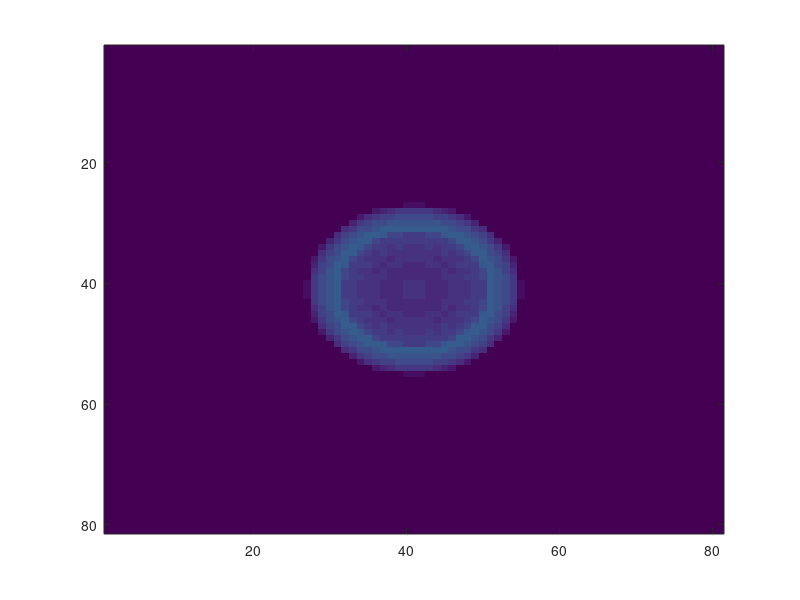
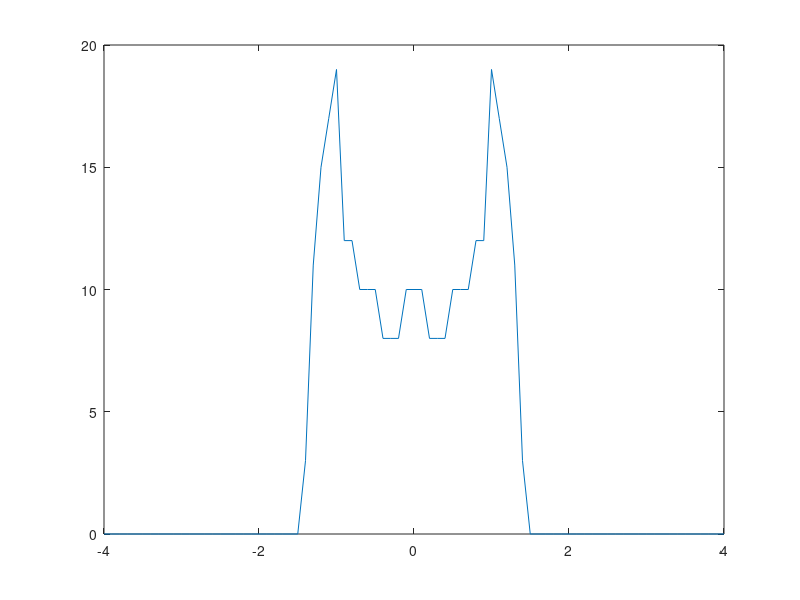

The MATLAB source for these figures, in order:
% Image a 3D annulus
clear all
close all

N = 81;  %Number of points in each direction
dx = 0.1; %Grid dimension
llim = -(round(N-1)/2);
ulim = -llim;
x = [llim:1:ulim]*dx;
y = x;
z = x;

%%Create a digital person, consisting of a sphere imbedded in a sphere
person = zeros(N,N,N);

R1 = 1;
R2 = 2;
mu1 = 0;
mu2 = 1;

for i = 1:N
    for j = 1:N
        for k = 1:N
            val = x(i)*x(i) + y(j)*y(j) + z(k)*z(k);
            if val < R2
                if val < R1
                    person(i,j,k) = mu1;
                else
                    person(i,j,k) = mu2;
                end
            end
        end
    end
end

%% Create an image of the person
xrayimag = zeros(N,N);
for i = 1:N
    for k = 1:N
        xrayimag(i,k) = sum(person(i,:,k));
    end
end
figure(1)
image(xrayimag)

figure(2)
plot(x,xrayimag((N-1)/2,:))

% %%Radon example
% figure(2)
% iptsetpref('ImshowAxesVisible','on')
%         I = zeros(100,100);
%         I(25:75, 25:75) = 1;
%         theta = 0:180;
%         [R,xp] = radon(I,theta);
%         imshow(R,[],'Xdata',theta,'Ydata',xp,'InitialMagnification','fit')
%         xlabel('\theta (degrees)')
%         ylabel('x''')
%         colormap(gca,hot), colorbar
%         
%                
%          P = phantom(128);
%         R = radon(P,0:179);
%         I1 = iradon(R,0:179);
%         I2 = iradon(R,0:179,'linear','none');
%         figure(3) 
%         subplot(1,3,1), imshow(P), title('Original')
%         subplot(1,3,2), imshow(I1), title('Filtered backprojection')
% %         subplot(1,3,3), imshow(I2,[]), title('Unfiltered backprojection')
